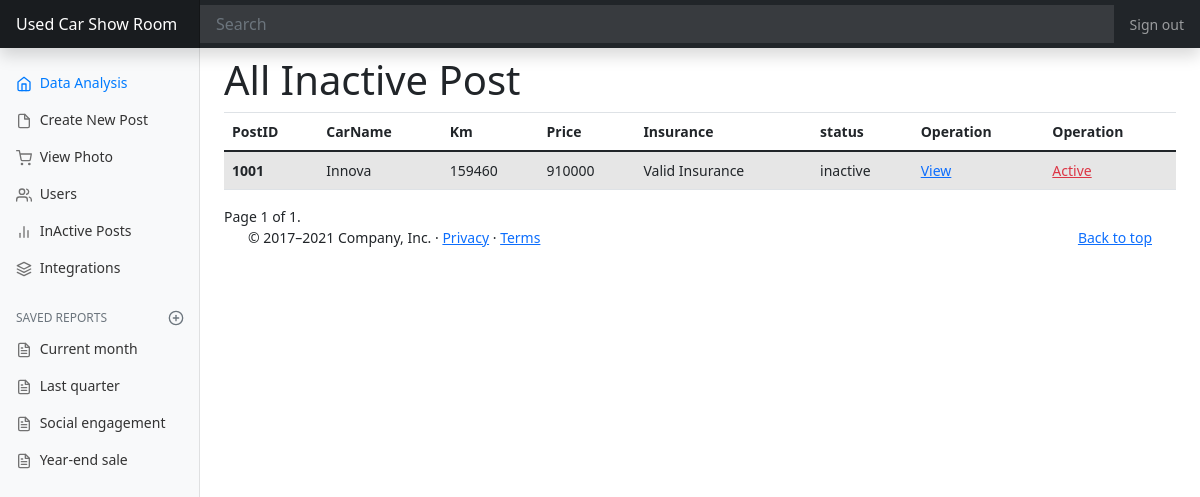
The app's page /showroom/hidepost with its own data.
### showroom/models.py (models this page shows, shortened)
class CreateNewPost(models.Model):
    type=(
        ("First Owner","First Owner"),
        ("Second Owner","Second Owner"),
        ("Third Owner","Third Owner"),
    )
    car_condition = (
        ("Excellent Condition", "Excellent Condition"),
        ("Hale And Hearty", "Hale And Hearty"),
        ("ShowRoom Condition", "ShowRoom Condition"),
    )
    conditions=(
        ("Yes","Yes"),
        ("No","No"),
    )
    insurancetype=(
        ("New Insurance","New Insurance"),
        ("Valid Insurance","Valid Insurance"),
    )
    post_id=models.CharField(max_length=140,unique=True,null=False)
    carname=models.CharField(max_length=140,null=False)
    model=models.IntegerField(null=False)
    km=models.IntegerField(null=False)
    price=models.IntegerField(null=False)
    ownership=models.CharField(max_length=12,choices=type,default=1)
    reg_number=models.CharField(max_length=140,null=False)
    color=models.CharField(max_length=140,null=False)
    tyre_condition=models.CharField(max_length=140,null=False)
    replacement=models.CharField(max_length=20,choices=conditions,default=1)
    accident_history=models.CharField(max_length=20,choices=conditions,default=1)
    car_condition=models.CharField(max_length=120,choices=car_condition,default=1)
    insurance=models.CharField(max_length=20,choices=insurancetype,default=1)
    date=models.DateField(auto_now=True)
    status=models.CharField(max_length=10,null=False)

### showroom/views.py (the view)
# urls.py: path("hidepost",InactivePost.as_view(),name="hidepost"),
class InactivePost(TemplateView):
    model = CreateNewPost
    template_name = "showroom/hidepost.html"
    context = {}
    def get_objects(self):
        return self.model.objects.filter(status="inactive")
    def get(self, request, *args, **kwargs):
        hide = self.get_objects()
        paginator = Paginator(hide, 10)
        page_number = request.GET.get('page')
        page_obj = paginator.get_page(page_number)
        return render(request, self.template_name, {'page_obj': page_obj})

### showroom/templates/showroom/hidepost.html (shortened to what this page needs)
<!DOCTYPE html>
{% extends 'showroom/homepage.html' %}
{% load crispy_forms_tags %}
    {% block body_block %}
<h1>All Inactive Post</h1>
<form method="post">
           <table class="table table-striped table-hover">
      <thead>
        <tr>
          <th scope="col">PostID</th>
          <th scope="col">CarName</th>
          <th scope="col">Km</th>
          <th scope="col">Price</th>
            <th scope="col">Insurance</th>
            <th scope="col">status</th>
            <th scope="col">Operation</th>
            <th scope="col">Operation</th>
        </tr>
      </thead>
        {% for forms in page_obj %}
      <tbody>
        <tr>
          <th scope="row">{{forms.post_id}}</th>
          <td>{{forms.carname}}</td>
          <td>{{forms.km}}</td>
          <td>{{forms.price}}</td>
            <td>{{forms.insurance}}</td>
            <td>{{forms.status}}</td>
        <td><a href="{% url 'view' forms.post_id%}" class="link-primary">View</a></td>
            <td><a href="{% url 'activepost' forms.id%}" class="link-danger">Active</a></td>
        </tr>
      </tbody>
        {% endfor %}
    </table>
</form>
<div class="pagination">
    <span class="step-links">
        <span class="current">
            Page {{ page_obj.number }} of {{ page_obj.paginator.num_pages }}.
        </span>
    </span>
</div>
  <footer class="container">
    <p class="float-end"><a href="#">Back to top</a></p>
    <p>&copy; 2017–2021 Company, Inc. &middot; <a href="#">Privacy</a> &middot; <a href="#">Terms</a></p>
  </footer>
{% endblock %}

### showroom/static/css/dashboard.css (style rules this page uses)
body { font-size: .875rem; }

### records on screen
CreateNewPost: post_id "1001", carname "Innova", km "159460", price "910000", insurance "Valid Insurance", status "inactive"

### other values on screen
{{ page_obj.number }} "1"
{{ page_obj.paginator.num_pages }} "1"
